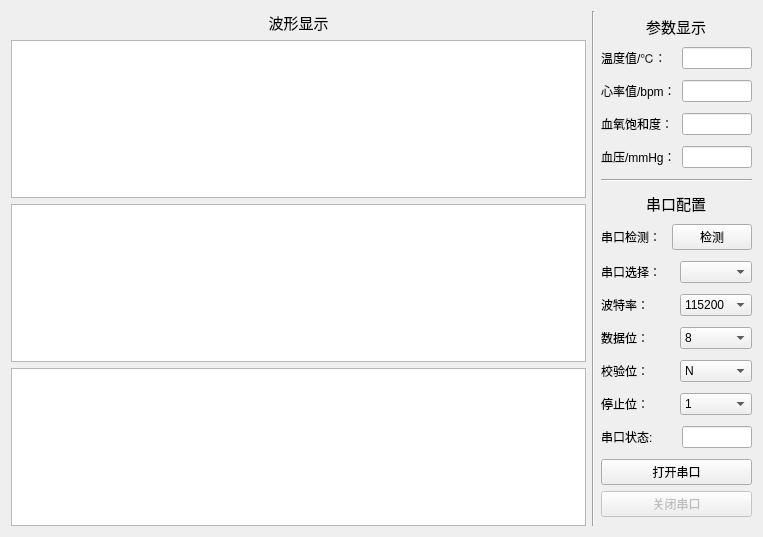
<?xml version="1.0" encoding="UTF-8"?>
<ui version="4.0">
 <class>Form</class>
 <widget class="QWidget" name="Form">
  <property name="geometry">
   <rect>
    <x>0</x>
    <y>0</y>
    <width>763</width>
    <height>537</height>
   </rect>
  </property>
  <property name="windowTitle">
   <string>Form</string>
  </property>
  <layout class="QGridLayout" name="gridLayout">
   <item row="0" column="0">
    <layout class="QHBoxLayout" name="horizontalLayout">
     <item>
      <layout class="QVBoxLayout" name="verticalLayout_2">
       <item>
        <layout class="QVBoxLayout" name="verticalLayout_7">
         <item>
          <widget class="QLabel" name="label_14">
           <property name="font">
            <font>
             <family>SimSun-ExtB</family>
             <pointsize>11</pointsize>
            </font>
           </property>
           <property name="text">
            <string>波形显示</string>
           </property>
           <property name="alignment">
            <set>Qt::AlignCenter</set>
           </property>
          </widget>
         </item>
        </layout>
       </item>
       <item>
        <widget class="QGraphicsView" name="temp_graphicsView"/>
       </item>
       <item>
        <widget class="QGraphicsView" name="ecg_graphicsView"/>
       </item>
       <item>
        <widget class="QGraphicsView" name="pulse_graphicsView"/>
       </item>
      </layout>
     </item>
     <item>
      <widget class="Line" name="line_2">
       <property name="orientation">
        <enum>Qt::Vertical</enum>
       </property>
      </widget>
     </item>
     <item>
      <layout class="QVBoxLayout" name="verticalLayout">
       <item>
        <layout class="QVBoxLayout" name="verticalLayout_5">
         <item>
          <widget class="QLabel" name="label_12">
           <property name="sizePolicy">
            <sizepolicy hsizetype="Preferred" vsizetype="Preferred">
             <horstretch>0</horstretch>
             <verstretch>0</verstretch>
            </sizepolicy>
           </property>
           <property name="maximumSize">
            <size>
             <width>150</width>
             <height>20</height>
            </size>
           </property>
           <property name="font">
            <font>
             <family>SimSun-ExtB</family>
             <pointsize>11</pointsize>
            </font>
           </property>
           <property name="text">
            <string>参数显示</string>
           </property>
           <property name="alignment">
            <set>Qt::AlignCenter</set>
           </property>
          </widget>
         </item>
        </layout>
       </item>
       <item>
        <layout class="QHBoxLayout" name="horizontalLayout_18">
         <item>
          <layout class="QHBoxLayout" name="horizontalLayout_22">
           <item>
            <widget class="QLabel" name="label_6">
             <property name="text">
              <string>温度值/℃：</string>
             </property>
            </widget>
           </item>
           <item>
            <widget class="QLineEdit" name="temp_lineEdit">
             <property name="sizePolicy">
              <sizepolicy hsizetype="Fixed" vsizetype="Fixed">
               <horstretch>0</horstretch>
               <verstretch>0</verstretch>
              </sizepolicy>
             </property>
             <property name="maximumSize">
              <size>
               <width>70</width>
               <height>16777215</height>
              </size>
             </property>
            </widget>
           </item>
          </layout>
         </item>
        </layout>
       </item>
       <item>
        <layout class="QHBoxLayout" name="horizontalLayout_9">
         <item>
          <layout class="QHBoxLayout" name="horizontalLayout_16">
           <item>
            <widget class="QLabel" name="label_8">
             <property name="text">
              <string>心率值/bpm：</string>
             </property>
            </widget>
           </item>
           <item>
            <widget class="QLineEdit" name="heartRate_lineEdit">
             <property name="sizePolicy">
              <sizepolicy hsizetype="Fixed" vsizetype="Fixed">
               <horstretch>0</horstretch>
               <verstretch>0</verstretch>
              </sizepolicy>
             </property>
             <property name="maximumSize">
              <size>
               <width>70</width>
               <height>16777215</height>
              </size>
             </property>
            </widget>
           </item>
          </layout>
         </item>
        </layout>
       </item>
       <item>
        <layout class="QHBoxLayout" name="horizontalLayout_10">
         <item>
          <layout class="QHBoxLayout" name="horizontalLayout_23">
           <item>
            <widget class="QLabel" name="label_9">
             <property name="text">
              <string>血氧饱和度：</string>
             </property>
            </widget>
           </item>
           <item>
            <widget class="QLineEdit" name="spo2_lineEdit">
             <property name="sizePolicy">
              <sizepolicy hsizetype="Fixed" vsizetype="Fixed">
               <horstretch>0</horstretch>
               <verstretch>0</verstretch>
              </sizepolicy>
             </property>
             <property name="maximumSize">
              <size>
               <width>70</width>
               <height>16777215</height>
              </size>
             </property>
            </widget>
           </item>
          </layout>
         </item>
        </layout>
       </item>
       <item>
        <layout class="QHBoxLayout" name="horizontalLayout_26">
         <item>
          <layout class="QHBoxLayout" name="horizontalLayout_27">
           <item>
            <widget class="QLabel" name="label_11">
             <property name="text">
              <string>血压/mmHg：</string>
             </property>
            </widget>
           </item>
           <item>
            <widget class="QLineEdit" name="BP_lineEdit">
             <property name="sizePolicy">
              <sizepolicy hsizetype="Fixed" vsizetype="Fixed">
               <horstretch>0</horstretch>
               <verstretch>0</verstretch>
              </sizepolicy>
             </property>
             <property name="maximumSize">
              <size>
               <width>70</width>
               <height>16777215</height>
              </size>
             </property>
            </widget>
           </item>
          </layout>
         </item>
        </layout>
       </item>
       <item>
        <widget class="Line" name="line">
         <property name="orientation">
          <enum>Qt::Horizontal</enum>
         </property>
        </widget>
       </item>
       <item>
        <layout class="QVBoxLayout" name="verticalLayout_6">
         <item>
          <widget class="QLabel" name="label_13">
           <property name="maximumSize">
            <size>
             <width>150</width>
             <height>20</height>
            </size>
           </property>
           <property name="font">
            <font>
             <family>SimSun-ExtB</family>
             <pointsize>11</pointsize>
            </font>
           </property>
           <property name="text">
            <string>串口配置</string>
           </property>
           <property name="alignment">
            <set>Qt::AlignCenter</set>
           </property>
          </widget>
         </item>
        </layout>
       </item>
       <item>
        <layout class="QHBoxLayout" name="horizontalLayout_8">
         <item>
          <widget class="QLabel" name="label">
           <property name="text">
            <string>串口检测：</string>
           </property>
          </widget>
         </item>
         <item>
          <widget class="QPushButton" name="portDetection_pushButton">
           <property name="text">
            <string>检测</string>
           </property>
          </widget>
         </item>
        </layout>
       </item>
       <item>
        <layout class="QHBoxLayout" name="horizontalLayout_7">
         <item>
          <layout class="QHBoxLayout" name="horizontalLayout_11">
           <item>
            <widget class="QLabel" name="label_2">
             <property name="text">
              <string>串口选择：</string>
             </property>
            </widget>
           </item>
           <item>
            <widget class="QComboBox" name="portSelect_comboBox"/>
           </item>
          </layout>
         </item>
        </layout>
       </item>
       <item>
        <layout class="QHBoxLayout" name="horizontalLayout_6">
         <item>
          <layout class="QHBoxLayout" name="horizontalLayout_12">
           <item>
            <widget class="QLabel" name="label_3">
             <property name="text">
              <string>波特率：</string>
             </property>
            </widget>
           </item>
           <item>
            <widget class="QComboBox" name="baudRate_comboBox">
             <item>
              <property name="text">
               <string>115200</string>
              </property>
             </item>
             <item>
              <property name="text">
               <string>1200</string>
              </property>
             </item>
             <item>
              <property name="text">
               <string>2400</string>
              </property>
             </item>
             <item>
              <property name="text">
               <string>4800</string>
              </property>
             </item>
             <item>
              <property name="text">
               <string>9600</string>
              </property>
             </item>
             <item>
              <property name="text">
               <string>14400</string>
              </property>
             </item>
             <item>
              <property name="text">
               <string>19200</string>
              </property>
             </item>
             <item>
              <property name="text">
               <string>38400</string>
              </property>
             </item>
             <item>
              <property name="text">
               <string>56000</string>
              </property>
             </item>
             <item>
              <property name="text">
               <string>56700</string>
              </property>
             </item>
             <item>
              <property name="text">
               <string>128000</string>
              </property>
             </item>
             <item>
              <property name="text">
               <string>256000</string>
              </property>
             </item>
            </widget>
           </item>
          </layout>
         </item>
        </layout>
       </item>
       <item>
        <layout class="QHBoxLayout" name="horizontalLayout_5">
         <item>
          <layout class="QHBoxLayout" name="horizontalLayout_13">
           <item>
            <widget class="QLabel" name="label_4">
             <property name="text">
              <string>数据位：</string>
             </property>
            </widget>
           </item>
           <item>
            <widget class="QComboBox" name="dataBit_comboBox">
             <item>
              <property name="text">
               <string>8</string>
              </property>
             </item>
             <item>
              <property name="text">
               <string>5</string>
              </property>
             </item>
             <item>
              <property name="text">
               <string>6</string>
              </property>
             </item>
             <item>
              <property name="text">
               <string>7</string>
              </property>
             </item>
            </widget>
           </item>
          </layout>
         </item>
        </layout>
       </item>
       <item>
        <layout class="QHBoxLayout" name="horizontalLayout_2">
         <item>
          <layout class="QHBoxLayout" name="horizontalLayout_14">
           <item>
            <widget class="QLabel" name="label_5">
             <property name="text">
              <string>校验位：</string>
             </property>
            </widget>
           </item>
           <item>
            <widget class="QComboBox" name="check_comboBox">
             <item>
              <property name="text">
               <string>N</string>
              </property>
             </item>
             <item>
              <property name="text">
               <string>奇校验</string>
              </property>
             </item>
             <item>
              <property name="text">
               <string>偶校验</string>
              </property>
             </item>
            </widget>
           </item>
          </layout>
         </item>
        </layout>
       </item>
       <item>
        <layout class="QHBoxLayout" name="horizontalLayout_3">
         <item>
          <layout class="QHBoxLayout" name="horizontalLayout_15">
           <item>
            <widget class="QLabel" name="label_7">
             <property name="text">
              <string>停止位：</string>
             </property>
            </widget>
           </item>
           <item>
            <widget class="QComboBox" name="stopBit_comboBox">
             <item>
              <property name="text">
               <string>1</string>
              </property>
             </item>
             <item>
              <property name="text">
               <string>2</string>
              </property>
             </item>
            </widget>
           </item>
          </layout>
         </item>
        </layout>
       </item>
       <item>
        <layout class="QHBoxLayout" name="horizontalLayout_25">
         <item>
          <widget class="QLabel" name="label_10">
           <property name="text">
            <string>串口状态:</string>
           </property>
          </widget>
         </item>
         <item>
          <widget class="QLineEdit" name="portStatus_lineEdit">
           <property name="sizePolicy">
            <sizepolicy hsizetype="Fixed" vsizetype="Fixed">
             <horstretch>0</horstretch>
             <verstretch>0</verstretch>
            </sizepolicy>
           </property>
           <property name="maximumSize">
            <size>
             <width>70</width>
             <height>16777215</height>
            </size>
           </property>
          </widget>
         </item>
        </layout>
       </item>
       <item>
        <layout class="QVBoxLayout" name="verticalLayout_4">
         <item>
          <widget class="QPushButton" name="openPort_pushButton">
           <property name="text">
            <string>打开串口</string>
           </property>
          </widget>
         </item>
         <item>
          <widget class="QPushButton" name="closePort_pushButton">
           <property name="enabled">
            <bool>false</bool>
           </property>
           <property name="text">
            <string>关闭串口</string>
           </property>
          </widget>
         </item>
        </layout>
       </item>
      </layout>
     </item>
    </layout>
   </item>
  </layout>
 </widget>
 <resources/>
 <connections/>
</ui>
